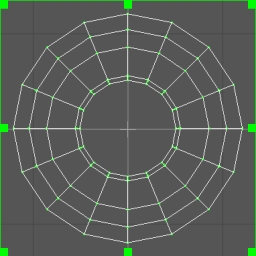
#> input picture art/ring.jpg, 256 x 256 px
$ python palette.py ../art/ring.jpg 5 5   (Python 2 division)
#> lines starting #> are read from the running program, lines starting #| are printed output that depends on the picture
from PIL import Image, ImageDraw, ImageEnhance
import sys

size = 128, 128

inputIm = Image.open( sys.argv[1] )
#> inputIm is the input picture: PIL image 256x256 RGB; mean R, G, B 88.9, 93.7, 88.9
samples = int( sys.argv[2] )
useColor = int( sys.argv[3] )

inputIm = inputIm.convert( "RGB" )
print inputIm
#| <PIL.Image.Image image mode=RGB size=256x256 at 0x7FA2F0CB3890>
print( "Samples", samples )
palette = Image.new( "RGB", (256,256) );
#> palette: PIL image 256x256 RGB; every value is 0
print( palette );
#| <PIL.Image.Image image mode=RGB size=256x256 at 0x7FA2F0CB8890>

inSize = inputIm.size[0]/samples, inputIm.size[1]
#> inSize = (51, 256)
colors = []
offset = []

for i in range(samples+1):
	offset.append( 256*i/(samples+1) )
offset.append( 255 )

for i in range( samples ):
	pos = inSize[0]/2 + i*inSize[0], inSize[1]/2
	c = inputIm.getpixel( pos )
	print pos, c
	colors.append( c )
#> this loop made 5 passes
#> c on passes 1 to 5: (208, 213, 207), (146, 225, 146), (146, 146, 146), (175, 248, 175), (210, 210, 210)
#| (25, 128) (208, 213, 207)
#| (76, 128) (146, 225, 146)
#| (127, 128) (146, 146, 146)
#| (178, 128) (175, 248, 175)
#| (229, 128) (210, 210, 210)
#> after the loop, colors = [(208, 213, 207), (146, 225, 146), (146, 146, 146), (175, 248, 175), (210, 210, 210)]

draw = ImageDraw.Draw( palette )

# Top and bottom bars.
for i in range( samples ):
	draw.rectangle(( offset[i+1], offset[0], offset[i+2], offset[1]), fill=colors[i] )
for i in range( samples ):
	draw.rectangle(( offset[0], offset[i+1], offset[1], offset[i+2]), fill=colors[i] )

# Mixes
for i in range( samples ):
	for j in range( samples ):
		cprime = (colors[i][0]+colors[j][0])/2, (colors[i][1]+colors[j][1])/2, (colors[i][2]+colors[j][2])/2
		draw.rectangle(( offset[i+1], offset[j+1], offset[i+2], offset[j+2]), fill=cprime )

if useColor == 0:
	brightIm = ImageEnhance.Brightness( palette ).enhance( 1.3 );
	darkIm = ImageEnhance.Brightness( palette ).enhance( 0.7 );
else:
	brightIm = ImageEnhance.Color( palette ).enhance( 1.5 );
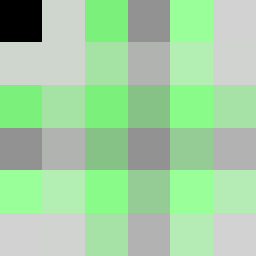
#> brightIm: PIL image 256x256 RGB; mean R, G, B 163, 208.3, 162.7
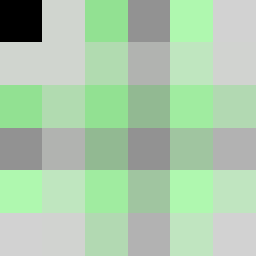
#> palette: PIL image 256x256 RGB; mean R, G, B 172.3, 202.9, 172
	darkIm = ImageEnhance.Color( palette ).enhance( 0.5 );
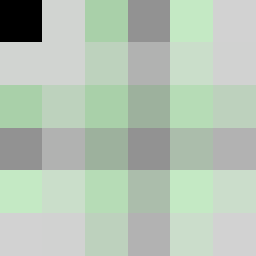
#> darkIm: PIL image 256x256 RGB; mean R, G, B 181, 196.4, 181

# Bright & dark
for i in range( samples+1 ):
	for j in range( samples+1 ):
		if ( j > i ):
			pos = (offset[i]+offset[i+1])/2, (offset[j]+offset[j+1])/2
			cdark   = darkIm.getpixel( pos );
			cbright = brightIm.getpixel( pos );
			draw.rectangle( ( offset[i], offset[j], (offset[i]+offset[i+1])/2, offset[j+1] ), fill=cdark );
			# not sure why the -1 is there: haven't worked out the exact coordinatess
			draw.rectangle( ( (offset[i]+offset[i+1])/2, offset[j], offset[i+1]-1, offset[j+1] ), fill=cbright )

palette.save( "palette.png", "PNG" );
brightIm.save( "paletteBright.png", "PNG" );
darkIm.save( "paletteDark.png", "PNG" );
print( "Done" );
